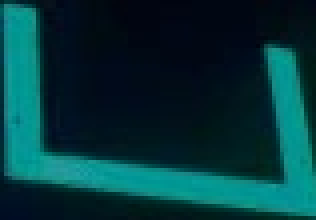
#> input picture lolz/0.jpg, 79 x 55 px (shown 4 times larger); its folder holds only this picture in this run
$ python resizetraining.py   (Python 2 division)
#> lines starting #> are read from the running program, lines starting #| are printed output that depends on the picture
# Standard imports
import cv2 as cv
import numpy as np
import os
import pickle
#424
#425
#495
#496
#66
#67
#68
#69
#70
#71
#72
#73
#74
#75
#76
#83
#91
#92
arrays = []
# Read image
locate = 0
for s in os.listdir("lolz"):
    im = cv.imread("lolz/"+s, cv.IMREAD_COLOR)
#> im is the input picture: shape (55, 79, 3); mean B, G, R 58.4, 53.6, 3.5
    #arrays.append(s)
    #print sorted(arrays)
    #def callback(x):
    #    pass

    print s
    im = cv.resize(im, (32,32))
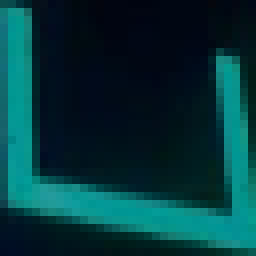
#> im: shape (32, 32, 3) (shown 8 times larger); mean B, G, R 58.5, 53.7, 3.5
    cv.imwrite("lolzss/"+s, im)

    # [93 lines of commented-out code are left out]
